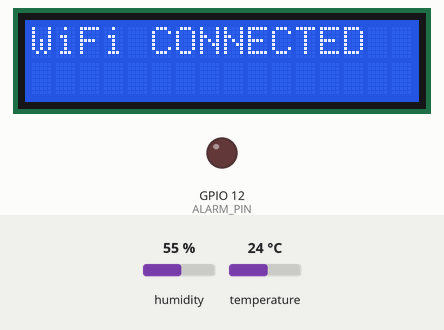
Recording of a sketch running on a simulated ESP32. On the bench: 16×2 character LCD, output pins drawn as LEDs (lit = HIGH). The inputs (shaded band) are chosen by the test bench; at power-on: humidity 55 %, temperature 24 °C. WiFi joins after 1.5 s; servers stay silent unless stated; web services answer with replies made up by the test bench; what the sketch prints to the serial monitor is not drawn.

Above: at 1.6 s.
At 3.7 s:
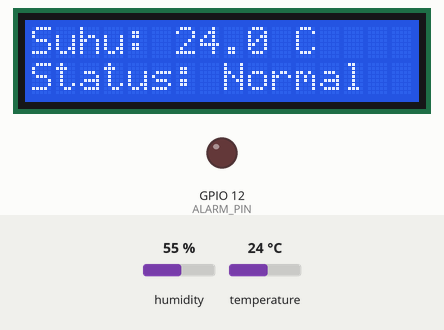

Measured:
- what the display in image 0 shows lasts 2.0 s, from 1.6 s to 3.6 s

The sketch:

sketch.ino
```cpp
#include <WiFi.h>
#include <HTTPClient.h>
#include "DHT.h"
#include <Wire.h>
#include <LiquidCrystal_I2C.h>

#define DHTPIN 4
#define DHTTYPE DHT22
#define ALARM_PIN 12
#define BATAS_SUHU 60.0

const char* ssid = "Wokwi-GUEST";       // Untuk simulasi
const char* password = "";              // Kosong untuk Wokwi

const char* server = "http://api.thingspeak.com/update";
String apiKey = "DHYV80LXHTV5LS7T";     // API Key ThingSpeak kamu

DHT dht(DHTPIN, DHTTYPE);
LiquidCrystal_I2C lcd(0x27, 16, 2);

void setup() {
  Serial.begin(115200);
  dht.begin();

  pinMode(ALARM_PIN, OUTPUT);
  digitalWrite(ALARM_PIN, LOW);

  lcd.init();
  lcd.backlight();
  lcd.setCursor(0, 0);
  lcd.print("Connecting WiFi");

  WiFi.begin(ssid, password);
  int retry = 0;
  while (WiFi.status() != WL_CONNECTED && retry < 10) {
    delay(500);
    Serial.print(".");
    retry++;
  }

  if (WiFi.status() == WL_CONNECTED) {
    Serial.println("\n✅ Wokwi-GUEST connected");
    lcd.clear();
    lcd.setCursor(0, 0);
    lcd.print("WiFi CONNECTED");
  } else {
    Serial.println("\n❌ Gagal konek WiFi");
    lcd.clear();
    lcd.setCursor(0, 0);
    lcd.print("WiFi GAGAL");
  }

  delay(2000);
}

void loop() {
  float suhu = dht.readTemperature();

  if (isnan(suhu)) {
    Serial.println("❌ Gagal baca suhu");
    lcd.clear();
    lcd.setCursor(0, 0);
    lcd.print("Sensor Error");
    delay(2000);
    return;
  }

  Serial.print("🌡️ Suhu: ");
  Serial.print(suhu);
  Serial.println(" °C");

  lcd.clear();
  lcd.setCursor(0, 0);
  lcd.print("Suhu: ");
  lcd.print(suhu, 1);
  lcd.print(" C");

  if (suhu >= BATAS_SUHU) {
    digitalWrite(ALARM_PIN, HIGH);
    lcd.setCursor(0, 1);
    lcd.print("⚠️ Suhu Tinggi");
  } else {
    digitalWrite(ALARM_PIN, LOW);
    lcd.setCursor(0, 1);
    lcd.print("Status: Normal ");
  }

  // Kirim ke ThingSpeak
  if (WiFi.status() == WL_CONNECTED) {
    HTTPClient http;
    String url = String(server) + "?api_key=" + apiKey + "&field1=" + String(suhu);
    http.begin(url);
    int httpCode = http.GET();

    if (httpCode > 0) {
      Serial.println("✅ Kirim ke ThingSpeak: Berhasil");
    } else {
      Serial.print("❌ Kirim gagal. Kode: ");
      Serial.println(httpCode);
    }

    http.end();
  } else {
    Serial.println("❌ WiFi tidak tersedia");
  }

  delay(15000);  // 15 detik sesuai rate limit ThingSpeak
}
```
